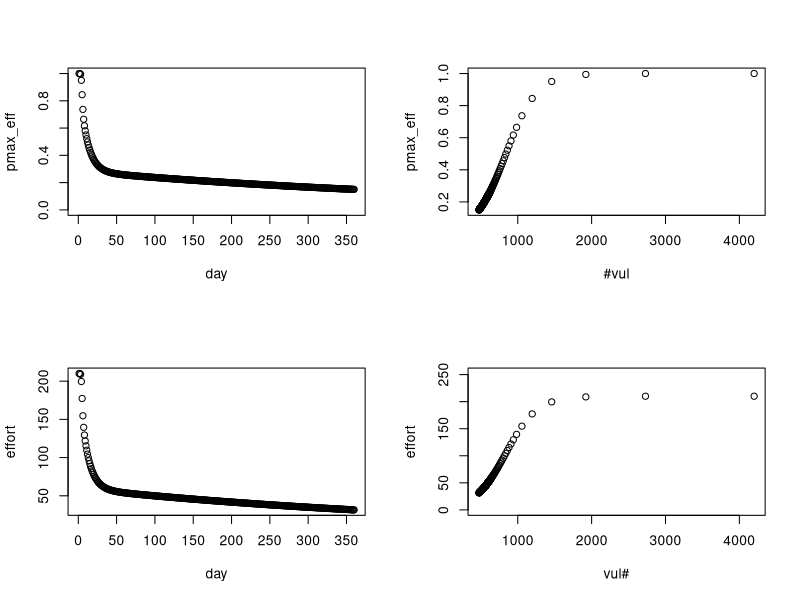

Source code (R):
### Simulation code to represent vulnerable pool dynamics from CR vul exchange for ed working spreadsheet
### Looks at a single lake for a year, assuming fixed biologial and fisheries parms, across different closure regimes

rm(list=ls())

### Parameter Section ###
lakereps <- 7               #number of lakes per distance class should equal or be a mulitple of the number of open sequences to exist simoltaneously
ndisclass <- 3             #number of distance classes
disclass <- c(10, 100, 250) #distance classes in kilometers     #c(10,100,250)
nlakes <- lakereps*ndisclass      #number of lakes total--currently set for the fewest number of lakes
lakedis <- rep(disclass, each=lakereps)    #vector of lake distances   rep(1,nlakes) #
maxdis <- 400                              #theoretical average max distance one would travel for a trip
grav_pow <- .2                             #power function of gravity model

unit_time <- 360        #days in a year
No <- rep(500,nlakes)  #rnorm(nlakes,1000,100)              #Initial abundance
M  <- 0.5/unit_time     #natural mortality
q  <- 0.05              #catchability
v1 <- 2/unit_time       #exchange rate to the vulnerable pool
v2 <- 3/unit_time       #exchange rate to the invulnerable pool
rel_prop <- 1           #proportion released
rel_surv <- 0.9         #release survival rate
recov <- 0.2            #rate of recovery from the refractory pool
pvul_recov <- 0.5       #Propotion of recovered fish that go to the vulnerable pool
surv <- exp(-M)         #survival
sd_obs <- .2            #standard deviation of observation error of fishers, such that greater values lead to greater divergence from perfect knowledge

cpue_base <- .5          #catch rate required for a satisfaction or utility of 1
val_power <- 1.5          #power function of how satisaction increases with catch rate

max_eff_wknd <- 10            #max effort possible on a weekend
max_eff_wkdy <- 10            #max effort possible on a weekday

vul_init <- v1/(v1+v2)*No       #initial number of vulnerable fish
max_cpue <- q*vul_init          #max cpue, don't think this is used
cpue_half <- 2                #inflection point for logistic effort
sdcpue <- 0.5                   #sigma of logistic effort

day <- seq(1,unit_time, by=1)

#open_seq=allsame_open

### Procedure Section ###
fun <- function(open_seq){
  #vectors
  dis_prop =  rep(1,nlakes) # ((maxdis-lakedis)/maxdis) # #   #
  cost = .2*lakedis
  vul=matrix(NA,nrow=length(day), ncol=nlakes) #NULL;
  invul = matrix(NA,nrow=length(day), ncol=nlakes) #NULL;
  refract = matrix(NA,nrow=length(day), ncol=nlakes) #NULL;
  max_eff = matrix(NA,nrow=length(day), ncol=nlakes) #NULL;
  pmax_eff = matrix(NA,nrow=length(day), ncol=nlakes) #NULL;
  effort = matrix(NA,nrow=length(day), ncol=nlakes) #NULL;
  catch = matrix(NA,nrow=length(day), ncol=nlakes) #NULL;
  vul_surv = matrix(NA,nrow=length(day), ncol=nlakes) #NULL;
  invul_surv = matrix(NA,nrow=length(day), ncol=nlakes) #NULL;
  refract_surv = matrix(NA,nrow=length(day), ncol=nlakes) #NULL;
  alive = matrix(NA,nrow=length(day), ncol=nlakes) #NULL;
  eff_cum = matrix(NA,nrow=length(day), ncol=nlakes) #NULL;
  cpue = matrix(NA,nrow=length(day), ncol=nlakes) #NULL;
  value = matrix(NA,nrow=length(day), ncol=nlakes) #NULL;
  obs_err = matrix(NA,nrow=length(day), ncol=nlakes) #NULL;
  grav_wt = matrix(NA, nrow=length(day), ncol=nlakes)
  #open_seq= matrix(c(all_open, week_2, week_1),nrow=length(day), ncol=nlakes) #Note, the number of scenarios must be a factor of nlakes to work like this
  max_eff = matrix(rep(c(max_eff_wknd, rep(max_eff_wkdy,5),max_eff_wknd),length.out=unit_time),nrow=length(day), ncol=nlakes)
  #independent vectors
  #open_seq = week_2;
  #max_eff = rep(c(max_eff_wknd, rep(max_eff_wkdy,5),max_eff_wknd),length.out=unit_time)   #gives the max effort for any given day, assuming potential difference between weekends and weekdays

  #initial values
  vul[1,] = vul_init
  invul[1,] = No[1]-vul_init
  refract[1,] = No[1]-(vul[1,]+invul[1,])
  obs_err[1,] =    1 #rnorm(1,1, sd_obs)     #set to 1 now, switch to rnorm for observation error and departure from perfect knowledge
  #pmax_eff[1,] = 1/(1+exp(-(q*(obs_err[1,]* mean(vul[1,]))-cpue_half)/sdcpue))
  pmax_eff[1,] = 1/(1+exp(-(q*obs_err[1,]* mean(vul[1,]*dis_prop) -cpue_half)/sdcpue))
  grav_wt[1,] = ((q*vul[1,])/cost)^grav_pow
  #effort[1,] = ((sum(max_eff[1,])*pmax_eff[1,]*open_seq[1,])*(vul[1,]/sum(vul[1,])))*dis_prop^grav_pow
  effort[1,] = sum(max_eff[1,]) * pmax_eff[1,] * open_seq[1,] * grav_wt[1,] / sum(grav_wt[1,])
  eff_cum[1,] = effort[1,]
  catch[1,] = vul[1,]*(1-exp(-q*effort[1,]))
  vul_surv[1,] = surv*(vul[1,]-catch[1,])
  invul_surv[1,] = invul[1,]*surv
  refract_surv[1,] = (refract[1,] + catch[1,]*rel_prop*rel_surv)*surv
  alive[1,] = vul[1,]+invul[1,]+refract[1,]
  cpue[1,] = ifelse(effort[1,]>0,catch[1,]/effort[1,],0)
  value[1,] = effort[1,]*(cpue[1,]/cpue_base)^val_power
  #value[i] = effort[i]*max(0,cpue[i]/cpue_base-1)^val_power
  #time dynamic values
  for(i in 2:length(day)){
      vul[i,] = vul_surv[i-1,] - v2*vul_surv[i-1,] + v1*invul_surv[i-1,] + recov*refract_surv[i-1,]*pvul_recov
      invul[i,] = invul_surv[i-1,] - v1*invul_surv[i-1,] + v2*vul_surv[i-1,] + refract_surv[i-1,]*recov*(1-pvul_recov)
      refract[i,] = refract_surv[i-1,]*(1-recov)
      obs_err[i,] = 1  #rnorm(1,1,sd_obs)
      #pmax_eff[i,] = 1/(1+exp(-(q*(obs_err[i,]*mean(vul[i,]))-cpue_half)/sdcpue))
      pmax_eff[i,] = 1/(1+exp(-(q*obs_err[i,]* mean(vul[i,]*dis_prop)-cpue_half)/sdcpue))
      grav_wt[i,] = ((q*vul[i,])/cost)^grav_pow
      #effort[i,] = ((sum(max_eff[i,])*pmax_eff[i,]*open_seq[i,])*(vul[i,]/sum(vul[i,])))*dis_prop^grav_pow
      effort[i,] = sum(max_eff[i,]) * pmax_eff[i,] * open_seq[i,] * grav_wt[i,] / sum(grav_wt[i,])
      catch[i,] = vul[i,]*(1-exp(-q*effort[i,]))
      vul_surv[i,] = surv*(vul[i,]-catch[i,])
      invul_surv[i,] = invul[i,]*surv
      refract_surv[i,] = (refract[i,] + catch[i,]*rel_prop*rel_surv)*surv
      alive[i,] = vul[i,]+invul[i,]+refract[i,]
      eff_cum[i,] = eff_cum[i-1,]+effort[i,]                                       #modified from Carl's sheet, I think this makes more sense
      cpue[i,] = ifelse(effort[i,]>0,catch[i,]/effort[i,],0)
      value[i,] = effort[i,]*max(0,cpue[i,]/cpue_base-1)^val_power              #Using this interpretation, there is 0 sat_catch at cpue = 0.5
      #value[i] = effort[i]*max(0,cpue[i]/cpue_base-1)^val_power
      #value[i,] = effort[i,]*(cpue[i,]/cpue_base)^val_power
  }
  avg_cpue <- mean(cpue[which(effort>0)])                                          #average cpue where effort>0,
  avg_cpue_x_100 <- (mean(cpue[which(effort>0)]))*100                              #*100 to make plotting easier
  tot_catch <- sum(catch);   tot_effort <- sum(effort);   val_lake <- colSums(value);   #response metrics we might care about
  tot_val=sum(val_lake);

  list(day=day, vul=vul, invul=invul, refract=refract, pmax_eff=pmax_eff, effort=effort, catch=catch,
     vul_surv=vul_surv, invul_surv=invul_surv, refract_surv=refract_surv, alive=alive, eff_cum=eff_cum, cpue=cpue,
     value=value, avg_cpue_x_100=avg_cpue_x_100, tot_catch= tot_catch, tot_effort = tot_effort, val_lake=val_lake,
     tot_val=tot_val, cost=cost, grav_wt=grav_wt)
}

#effort sequences
all_open <- rep(1,unit_time)                              #open all the time
week_2 <- rep(c(1,rep(0,5),1),length.out=unit_time)       #open weekends or two days a week
week_1 <- rep(c(1,rep(0,6)),length.out=unit_time)         #Open one weekend day a week
twoweek_2 <- rep(c(1,rep(0,12),1),length.out=unit_time)   #Open two weekend days every two weeks
twoweek_1 <- rep(c(1,rep(0,13)),length.out=unit_time)     #open 1 weekend day every two weeks
month_1 <- rep(c(1,rep(0,29)),length.out=unit_time)       #open 1 weekend day a month
week_1_1 <- rep(c(1,0,0,0,0,0,0),length.out=unit_time)
week_1_2 <- rep(c(0,1,0,0,0,0,0),length.out=unit_time)
week_1_3 <- rep(c(0,0,1,0,0,0,0),length.out=unit_time)
week_1_4 <- rep(c(0,0,0,1,0,0,0),length.out=unit_time)
week_1_5 <- rep(c(0,0,0,0,1,0,0),length.out=unit_time)
week_1_6 <- rep(c(0,0,0,0,0,1,0),length.out=unit_time)
week_1_7 <- rep(c(0,0,0,0,0,0,1),length.out=unit_time)


#lake schedules
allsame_open = matrix(c(all_open),nrow=length(day), ncol=nlakes)
allsame_week_2 = matrix(c(week_2),nrow=length(day), ncol=nlakes)
allsame_week1  = matrix(c(week_1),nrow=length(day), ncol=nlakes)
allsame_2week2 = matrix(c(twoweek_2),nrow=length(day),ncol=nlakes)
allsame_2week1 = matrix(c(twoweek_1),nrow=length(day), ncol=nlakes)
allsame_month1 = matrix(c(month_1), nrow=length(day), ncol=nlakes)
rotate = matrix(c(week_1_1, week_1_2, week_1_3, week_1_4, week_1_5, week_1_6, week_1_7), nrow=length(day), ncol=nlakes)
#oneeach   = matrix(c(all_open, week_2, week_1, twoweek_1), nrow=length(day), ncol=nlakes)
#threeopen = matrix(c(all_open, all_open, all_open, twoweek_1), nrow=length(day), ncol=nlakes)

#output
op1 = fun(allsame_open)
op2 = fun(allsame_week_2)
op3 = fun(allsame_week1)
op4 = fun(allsame_2week2)
op5 = fun(allsame_2week1)
op6 = fun(allsame_month1)
op7 = fun(rotate)


#checking val
op1$tot_val
op2$tot_val
op3$tot_val
op4$tot_val
op5$tot_val
op6$tot_val
op7$tot_val


colSums(op1$effort)
par(mfrow=c(2,2))
plot(day, op1$pmax_eff[,1], ylim=c(0,1), ylab="pmax_eff", xlab="day")
plot(rowSums(op1$vul),op1$pmax_eff[,1], ylab="pmax_eff", xlab="#vul")
plot(day,rowSums(op1$effort), ylab="effort", xlab="day")
plot(rowSums(op1$vul), rowSums(op1$effort), ylab="effort", xlab="vul#", ylim=c(0,1.2*max(rowSums(op1$effort))))

yy=max(op1$tot_val, op2$tot_val, op3$tot_val, op4$tot_val, op5$tot_val, op6$tot_val, op7$tot_val)

#checking val
op1$tot_val/yy
op2$tot_val/yy
op3$tot_val/yy
op4$tot_val/yy
op5$tot_val/yy
op6$tot_val/yy
op7$tot_val/yy
